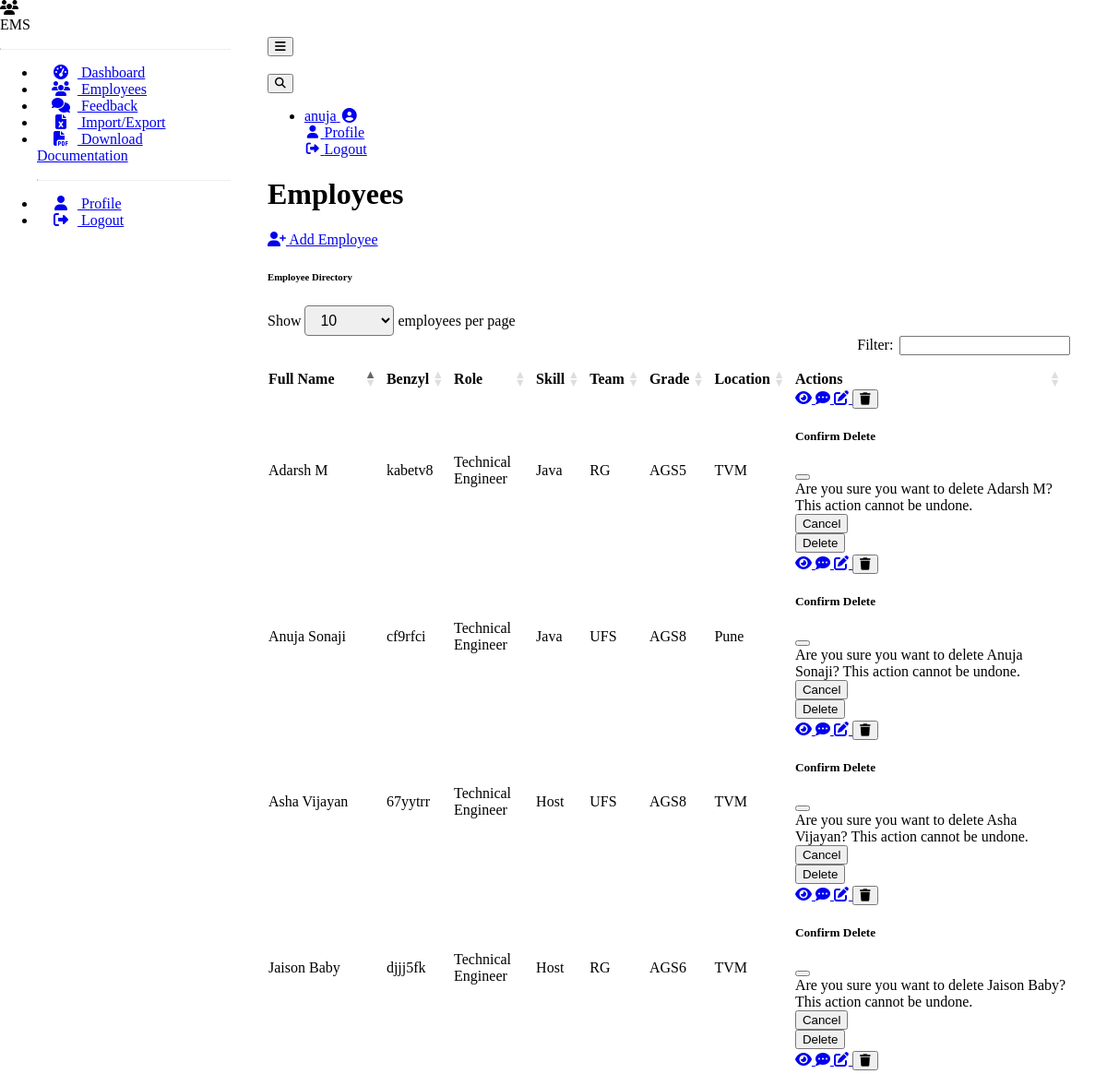
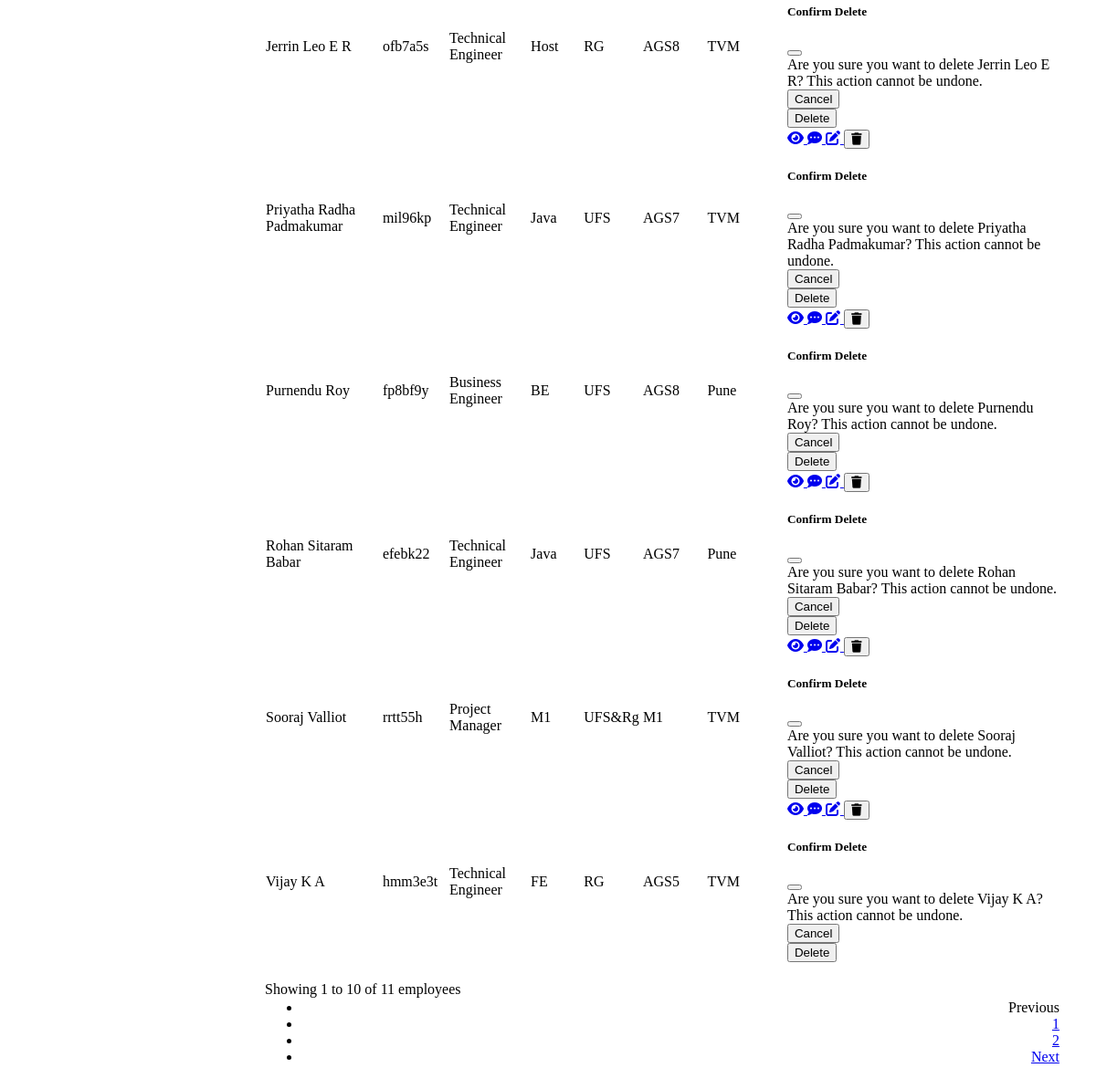
Page /employees (signed in) on the committed database (2 pictures, top to bottom).
### models.py (models this page shows, shortened)
class User(UserMixin, db.Model):
    __tablename__ = 'users'
    id = db.Column(db.Integer, primary_key=True)
    username = db.Column(db.String(64), unique=True, nullable=False)
    email = db.Column(db.String(120), unique=True, nullable=False)
    password_hash = db.Column(db.String(256), nullable=False)
    is_manager = db.Column(db.Boolean, default=False)
    employees_managed = db.relationship('Employee', backref='manager_user', lazy='dynamic',
                                        foreign_keys='Employee.manager_id')

class Employee(db.Model):
    __tablename__ = 'employees'
    id = db.Column(db.Integer, primary_key=True)
    full_name = db.Column(db.String(100), nullable=False)
    joining_date = db.Column(db.Date, nullable=False)
    benzyl = db.Column(db.String(50), unique=True, nullable=False)  # Employee ID or username
    role = db.Column(db.String(100), nullable=False)
    skill = db.Column(db.String(100), nullable=False)
    team = db.Column(db.String(100), nullable=False)
    grade = db.Column(db.String(20), nullable=False)
    designation = db.Column(db.String(100), nullable=False)
    location = db.Column(db.String(100), nullable=False)
    user_id = db.Column(db.Integer, db.ForeignKey('users.id'), nullable=True)
    user = db.relationship('User', foreign_keys=[user_id])
    manager_id = db.Column(db.Integer, db.ForeignKey('users.id'), nullable=True)
    feedback_received = db.relationship('Feedback', backref='employee', lazy='dynamic',
                                        foreign_keys='Feedback.employee_id')

### employee.py (the view)
@employee_bp.route('/employees')
@login_required
def employee_list():
    if current_user.is_manager:
        employees = Employee.query.all()
    else:
        employee = Employee.query.filter_by(user_id=current_user.id).first()
        employees = [employee] if employee else []
    managers = User.query.filter_by(is_manager=True).all()
    return render_template('employee_list.html',
                           employees=employees,
                           managers=managers,
                           is_manager=current_user.is_manager)

### app.py (called while the page is built)
@login_manager.user_loader
def load_user(user_id):
    from models import User  # Import here to avoid circular imports
    return User.query.get(int(user_id))

### templates/employee_list.html (shortened to what this page needs)
{% extends "base.html" %}
{% block content %}
<div class="container-fluid">
    <div class="d-flex justify-content-between align-items-center mb-4">
        <h1 class="h3 text-gray-800">Employees</h1>
        {% if is_manager %}
        <a href="{{ url_for('employee.create_employee') }}" class="btn btn-primary">
            <i class="fas fa-user-plus mr-1"></i> Add Employee
        </a>
        {% endif %}
    </div>
    <div class="card shadow mb-4">
        <div class="card-header py-3">
            <h6 class="m-0 font-weight-bold text-primary">Employee Directory</h6>
        </div>
        <div class="card-body">
            {% if employees %}
            <div class="table-responsive">
                <table class="table table-bordered" id="employeeTable" width="100%" cellspacing="0">
                    <thead>
                        <tr>
                            <th>Full Name</th>
                            <th>Benzyl</th>
                            <th>Role</th>
                            <th>Skill</th>
                            <th>Team</th>
                            <th>Grade</th>
                            <th>Location</th>
                            <th>Actions</th>
                        </tr>
                    </thead>
                    <tbody>
                        {% for employee in employees %}
                        <tr {% if employee.manager_id == current_user.id %}class="table-primary"{% endif %}>
                            <td>{{ employee.full_name }}</td>
                            <td>{{ employee.benzyl }}</td>
                            <td>{{ employee.role }}</td>
                            <td>{{ employee.skill }}</td>
                            <td>{{ employee.team }}</td>
                            <td>{{ employee.grade }}</td>
                            <td>{{ employee.location }}</td>
                            <td>
                                <div class="btn-group" role="group">
                                    <a href="{{ url_for('employee.employee_detail', employee_id=employee.id) }}"
                                       class="btn btn-info btn-sm" data-bs-toggle="tooltip" title="View Details">
                                        <i class="fas fa-eye"></i>
                                    </a>
                                    {% if is_manager and employee.manager_id == current_user.id %}
                                    <a href="{{ url_for('feedback.create_feedback', employee_id=employee.id) }}"
                                       class="btn btn-success btn-sm" data-bs-toggle="tooltip" title="Provide Feedback">
                                        <i class="fas fa-comment-dots"></i>
                                    </a>
                                    <a href="{{ url_for('employee.edit_employee', employee_id=employee.id) }}"
                                       class="btn btn-warning btn-sm" data-bs-toggle="tooltip" title="Edit Employee">
                                        <i class="fas fa-edit"></i>
                                    </a>
                                    <button type="button" class="btn btn-danger btn-sm confirm-delete"
                                            data-bs-toggle="modal" data-bs-target="#deleteModal{{ employee.id }}"
                                            title="Delete Employee">
                                        <i class="fas fa-trash"></i>
                                    </button>
                                    <div class="modal fade" id="deleteModal{{ employee.id }}" tabindex="-1"
                                         aria-labelledby="deleteModalLabel" aria-hidden="true">
                                        <div class="modal-dialog">
                                            <div class="modal-content">
                                                <div class="modal-header">
                                                    <h5 class="modal-title" id="deleteModalLabel">
                                                        Confirm Delete
                                                    </h5>
                                                    <button type="button" class="btn-close" data-bs-dismiss="modal"
                                                            aria-label="Close"></button>
                                                </div>
                                                <div class="modal-body">
                                                    Are you sure you want to delete {{ employee.full_name }}?
                                                    This action cannot be undone.
                                                </div>
                                                <div class="modal-footer">
                                                    <button type="button" class="btn btn-secondary"
                                                            data-bs-dismiss="modal">Cancel</button>
                                                    <form action="{{ url_for('employee.delete_employee', employee_id=employee.id) }}"
                                                          method="POST">
                                                        <button type="submit" class="btn btn-danger">Delete</button>
                                                    </form>
                                                </div>
                                            </div>
                                        </div>
                                    </div>
                                    {% endif %}
                                </div>
                            </td>
                        </tr>
                        {% endfor %}
                    </tbody>
                </table>
            </div>
            {% endif %}
        </div>
    </div>
</div>
{% endblock %}

### templates/base.html (shortened to what this page needs)
<!DOCTYPE html>
<html lang="en" data-bs-theme="dark">
<head>
    <link rel="stylesheet" href="https://cdn.replit.com/agent/bootstrap-agent-dark-theme.min.css">
    <link rel="stylesheet" href="https://cdnjs.cloudflare.com/ajax/libs/font-awesome/6.4.0/css/all.min.css">
    <link rel="stylesheet" href="https://cdn.datatables.net/1.13.4/css/dataTables.bootstrap5.min.css">
    <link rel="stylesheet" href="https://cdn.datatables.net/buttons/2.3.6/css/buttons.bootstrap5.min.css">
    <link rel="stylesheet" href="{{ url_for('static', filename='css/custom.css') }}">
</head>
<body>
    {% if current_user.is_authenticated %}
    <div class="sidebar bg-dark">
        <div class="sidebar-brand d-flex align-items-center justify-content-center p-3">
            <div class="sidebar-brand-icon">
                <i class="fas fa-users"></i>
            </div>
            <div class="sidebar-brand-text mx-3">EMS</div>
        </div>
        <hr class="sidebar-divider">
        <ul class="nav flex-column">
            <li class="nav-item">
                <a class="nav-link {% if request.endpoint and request.endpoint == 'employee.dashboard' %}active{% endif %}"
                   href="{{ url_for('employee.dashboard') }}">
                    <i class="fas fa-fw fa-tachometer-alt"></i>
                    <span>Dashboard</span>
                </a>
            </li>
            <li class="nav-item">
                <a class="nav-link {% if request.endpoint and 'employee_list' in request.endpoint %}active{% endif %}"
                   href="{{ url_for('employee.employee_list') }}">
                    <i class="fas fa-fw fa-users"></i>
                    <span>Employees</span>
                </a>
            </li>
            <li class="nav-item">
                <a class="nav-link {% if request.endpoint and 'feedback' in request.endpoint %}active{% endif %}"
                   href="{{ url_for('feedback.feedback_list') }}">
                    <i class="fas fa-fw fa-comments"></i>
                    <span>Feedback</span>
                </a>
            </li>
            {% if current_user.is_manager %}
            <li class="nav-item">
                <a class="nav-link {% if request.endpoint and 'import_export' in request.endpoint %}active{% endif %}"
                   href="{{ url_for('employee.import_export') }}">
                    <i class="fas fa-fw fa-file-excel"></i>
                    <span>Import/Export</span>
                </a>
            </li>
            <li class="nav-item">
                <a class="nav-link" href="{{ url_for('docs.generate_and_download_docs') }}">
                    <i class="fas fa-fw fa-file-pdf"></i>
                    <span>Download Documentation</span>
                </a>
            </li>
            {% endif %}
            <hr class="sidebar-divider">
            <li class="nav-item">
                <a class="nav-link" href="{{ url_for('auth.profile') }}">
                    <i class="fas fa-fw fa-user"></i>
                    <span>Profile</span>
                </a>
            </li>
            <li class="nav-item">
                <a class="nav-link" href="{{ url_for('auth.logout') }}">
                    <i class="fas fa-fw fa-sign-out-alt"></i>
                    <span>Logout</span>
                </a>
            </li>
        </ul>
    </div>
    {% endif %}
    <div class="content-wrapper {% if not current_user.is_authenticated %}ml-0{% endif %}">
        {% if current_user.is_authenticated %}
        <nav class="navbar navbar-expand navbar-dark bg-dark mb-4">
            <button id="sidebarToggle" class="btn btn-link d-md-none rounded-circle mr-3">
                <i class="fa fa-bars"></i>
            </button>
            <div class="d-md-inline-block ms-auto form-inline mr-0 navbar-search">
                <div class="input-group">
                    <input type="text" id="searchInput" class="form-control bg-light border small"
                           placeholder="Search..." aria-label="Search">
                    <div class="input-group-append">
                        <button class="btn btn-primary" type="button">
                        </button>
                    </div>
                </div>
            </div>
            <ul class="navbar-nav ml-auto ml-md-0">
                <li class="nav-item dropdown no-arrow">
                    <a class="nav-link dropdown-toggle" href="#" id="userDropdown" role="button"
                       data-bs-toggle="dropdown" aria-haspopup="true" aria-expanded="false">
                        <span class="mr-2 d-none d-lg-inline text-gray-600 small">{{ current_user.username }}</span>
                        <i class="fas fa-user-circle fa-fw"></i>
                    </a>
                    <div class="dropdown-menu dropdown-menu-right shadow animated--grow-in"
                         aria-labelledby="userDropdown">
                        <a class="dropdown-item" href="{{ url_for('auth.profile') }}">
                            <i class="fas fa-user fa-sm fa-fw mr-2 text-gray-400"></i>
                            Profile
                        </a>
                        <a class="dropdown-item" href="{{ url_for('auth.logout') }}">
                            <i class="fas fa-sign-out-alt fa-sm fa-fw mr-2 text-gray-400"></i>
                            Logout
                        </a>
                    </div>
                </li>
            </ul>
        </nav>
        {% endif %}
        <div class="container-fluid">
            {% block content %}{% endblock %}
        </div>
    </div>
</body>
</html>

### static/css/custom.css (style rules this page uses)
:root { --sidebar-width: 250px; }
.sidebar { width: var(--sidebar-width); height: 100vh; position: fixed; left: 0; top: 0; z-index: 100; transition: all 0.3s; overflow-y: auto; }
.sidebar .nav-item .nav-link { padding: 0.75rem 1rem; width: 100%; }
.sidebar .nav-item .nav-link i { margin-right: 0.5rem; }
.sidebar-divider { margin: 1rem 0; border-top: 1px solid rgba(255, 255, 255, 0.15); }
.content-wrapper { margin-left: var(--sidebar-width); padding: 2rem; min-height: 100vh; transition: all 0.3s; }
.navbar-search { margin-right: 1rem; }
.navbar-search .input-group { width: 300px; }
.navbar-search .form-control { border: 1px solid rgba(255, 255, 255, 0.2) !important; background-color: rgba(255, 255, 255, 0.1) !important; color: white !important; }
.navbar-search .form-control::placeholder { color: rgba(255, 255, 255, 0.6) !important; }

### rows in the picture
User: username "anuja"
Employee: full_name "Priyatha Radha Padmakumar", benzyl "mil96kp", role "Technical Engineer", skill "Java", team "UFS", grade "AGS7", location "TVM"
Employee: full_name "Adarsh M", benzyl "kabetv8", role "Technical Engineer", skill "Java", team "RG", grade "AGS5", location "TVM"
Employee: full_name "Vijay K A", benzyl "hmm3e3t", role "Technical Engineer", skill "FE", team "RG", grade "AGS5", location "TVM"
Employee: full_name "Rohan Sitaram Babar", benzyl "efebk22", role "Technical Engineer", skill "Java", team "UFS", grade "AGS7", location "Pune"
Employee: full_name "Anuja Sonaji", benzyl "cf9rfci", role "Technical Engineer", skill "Java", team "UFS", grade "AGS8", location "Pune"
Employee: full_name "Jerrin Leo E R", benzyl "ofb7a5s", role "Technical Engineer", skill "Host", team "RG", grade "AGS8", location "TVM"
Employee: full_name "Purnendu Roy", benzyl "fp8bf9y", role "Business Engineer", skill "BE", team "UFS", grade "AGS8", location "Pune"
Employee: full_name "Jaison Baby", benzyl "djjj5fk", role "Technical Engineer", skill "Host", team "RG", grade "AGS6", location "TVM"
Employee: full_name "Asha Vijayan", benzyl "67yytrr", role "Technical Engineer", skill "Host", team "UFS", grade "AGS8", location "TVM"
Employee: full_name "Sooraj Valliot", benzyl "rrtt55h", role "Project Manager", skill "M1", team "UFS&Rg", grade "M1", location "TVM"
